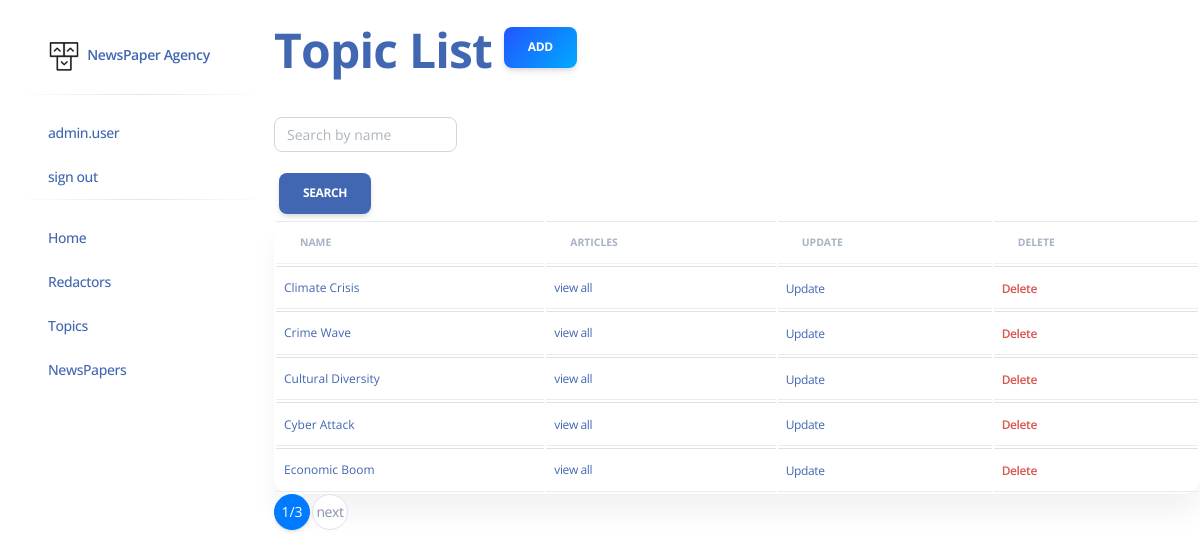
/topics/ (signed in), run on the app's committed database.
### agency/models.py (models this page shows, shortened)
class Redactor(AbstractUser):
    years_of_experience = models.IntegerField()
    date_joined = models.DateTimeField(auto_now_add=True, blank=True)
    class Meta:
        verbose_name = "redactor"
        verbose_name_plural = "redactors"

class Topic(models.Model):
    name = models.CharField(max_length=255)
    class Meta:
        ordering = ["name"]

### agency/views.py (the view)
class TopicListView(LoginRequiredMixin, generic.ListView):
    model = Topic
    context_object_name = "topic_list"
    template_name = "agency/topic_list.html"
    queryset = Topic.objects.all()
    paginate_by = 5
    def get_context_data(self, *, object_list=None, **kwargs):
        context = super(TopicListView, self).get_context_data(**kwargs)
        context["search_topic"] = TopicSearchForm()
        return context
    def get_queryset(self):
        queryset = Topic.objects.all()
        name = self.request.GET.get("name")
        if name:
            return self.queryset.filter(name__icontains=name)
        return queryset

### agency/forms.py
class TopicSearchForm(forms.Form):
    name = forms.CharField(
        max_length=255,
        required=False,
        label="",
        widget=forms.TextInput(attrs={"placeholder": "Search by name"})
    )

### agency/templatetags/query_transform.py (called while the page is built)
@register.simple_tag
def query_transform(request, **kwargs):
    updated = request.GET.copy()
    for key, value in kwargs.items():
        if value is not None:
            updated[key] = value
        else:
            updated.pop(key, 0)
    return updated.urlencode()

### templates/agency/topic_list.html (shortened to what this page needs)
{% extends "base.html" %}
{% load crispy_forms_filters %}
{% block content %}
   <h1 style="color: #4267B2; margin-top: 20px">
    Topic List
    <a style="background: linear-gradient(310deg, #00AAFF, #2255FF)" href="{% url 'agency:topic-create' %}" class="btn btn-warning">
      Add
    </a>
  </h1>
    <form style="display: inline; margin: 5px" action="" method="get" class="form-inline">
    {{ search_topic|crispy }}
      <input style="background: #4267B2; display: inline; margin: 5px" class="btn btn-secondary" type="submit" value="Search">
    </form>
  {% if topic_list %}
  <div class="card">
  <div class="table-responsive">
    <table class="table align-items-center mb-0">
    <thead>
        <th class="text-uppercase text-secondary text-xxs font-weight-bolder opacity-7">Name</th>
        <th class="text-uppercase text-secondary text-xxs font-weight-bolder opacity-7">Articles </th>
        <th class="text-uppercase text-secondary text-xxs font-weight-bolder opacity-7">Update</th>
        <th class="text-uppercase text-secondary text-xxs font-weight-bolder opacity-7">Delete</th>
      {% for topic in topic_list %}
        <tr>
          <td style="color: #4267B2" class="mb-0 text-xs">
              {{ topic.name }}
          </td>
          <td s class="mb-0 text-xs">
            <a style="color: #4267B2" class="text-xs  mb-0" href="{% url 'agency:newspaper-list' %}">view all</a>
          </td>
          <td>
              <a tyle="height=100px" style="color: #4267B2" class="text-xs mb-0" href="{% url 'agency:topic-update' pk=topic.id %}">
                Update
              </a>
          </td>
          <td>
              <a class="text-xs font-weight-bold mb-0" style="color: #D9544D"
                href="{% url 'agency:topic-delete' pk=topic.id %}">
                Delete
              </a>
          </td>
        </tr>
      {% endfor %}
    </thead>
    </table>
  </div>
  </div>
  {% endif %}
{% endblock %}

### templates/includes/sidebar.html (shortened to what this page needs)
{% load static %}
<aside class="sidenav navbar navbar-vertical navbar-expand-xs border-0 border-radius-xl my-3 fixed-start ms-3 " id="sidenav-main">
  <div class="sidenav-header">
    <a class="navbar-brand m-0" href="{% url 'admin:index' %}">
      <img src="{% static 'img/logo-ct-dark.png' %}" class="navbar-brand-img h-100" alt="main_logo">
      <span style="color: #4267B2" class="ms-1 font-weight-bold">NewsPaper Agency</span>
    </a>
  </div>
  <hr class="horizontal dark mt-0">
  <div class="collapse navbar-collapse  w-auto " id="sidenav-collapse-main">
    <div class="navbar-nav">
<ul class="sidebar-nav list-group" style="max-width: 10%">
       {% if  user.is_authenticated %}
          <li class="nav-item">
            <a style="color: #4267B2" class="nav-link" href="{% url "agency:redactor-detail" pk=user.id %}">{{ user.username }}</a>
          </li>
          <li class="nav-item"><a style="color: #4267B2"  class="nav-link" href="{% url 'logout' %}">sign out</a></li>
      {% endif %}
</ul>
<hr class="horizontal dark mt-0">
      <ul  class="sidebar-nav list-group" style="max-width: 10%">
      <li class="nav-item"><a style="color: #4267B2" class="nav-link" href="{% url 'agency:index' %}">Home</a></li>
      <li class="nav-item"><a style="color: #4267B2" class="nav-link" href="{% url 'agency:redactor-list' %}">Redactors</a></li>
      <li class="nav-item"><a style="color: #4267B2" class="nav-link" href="{% url 'agency:topic-list' %}">Topics</a></li>
      <li class="nav-item"><a style="color: #4267B2" class="nav-link" href="{% url 'agency:newspaper-list' %}">NewsPapers</a></li>
</ul>
    </div>
  </div>
</aside>

### static/css/dark-theme-core.css (style rules this page uses)
body { transition: background-color 200ms ease-in; }

### data on the page
Redactor: username "admin.user"
Topic: name "Climate Crisis"
Topic: name "Crime Wave"
Topic: name "Cultural Diversity"
Topic: name "Cyber Attack"
Topic: name "Economic Boom"

### other printed values
{{ page_obj.number }} "1"
{{ paginator.num_pages }} "3"
